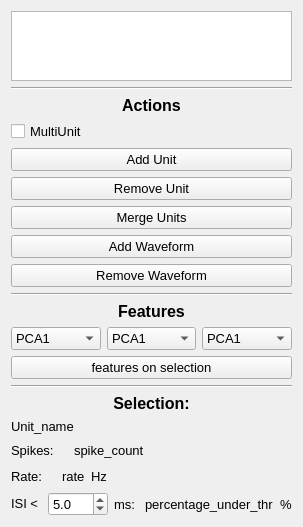
<?xml version="1.0" encoding="UTF-8"?>
<ui version="4.0">
 <class>Form</class>
 <widget class="QWidget" name="Form">
  <property name="geometry">
   <rect>
    <x>0</x>
    <y>0</y>
    <width>223</width>
    <height>396</height>
   </rect>
  </property>
  <property name="font">
   <font>
    <pointsize>10</pointsize>
   </font>
  </property>
  <property name="windowTitle">
   <string>Form</string>
  </property>
  <layout class="QVBoxLayout" name="verticalLayout">
   <item>
    <widget class="QTableView" name="tableView"/>
   </item>
   <item>
    <widget class="Line" name="line_2">
     <property name="orientation">
      <enum>Qt::Horizontal</enum>
     </property>
    </widget>
   </item>
   <item>
    <widget class="QLabel" name="label">
     <property name="font">
      <font>
       <pointsize>12</pointsize>
       <weight>75</weight>
       <bold>true</bold>
      </font>
     </property>
     <property name="text">
      <string>Actions</string>
     </property>
     <property name="alignment">
      <set>Qt::AlignCenter</set>
     </property>
    </widget>
   </item>
   <item>
    <widget class="QCheckBox" name="checkBox">
     <property name="text">
      <string>MultiUnit</string>
     </property>
    </widget>
   </item>
   <item>
    <widget class="QPushButton" name="pushButton">
     <property name="text">
      <string>Add Unit</string>
     </property>
    </widget>
   </item>
   <item>
    <widget class="QPushButton" name="pushButton_2">
     <property name="text">
      <string>Remove Unit</string>
     </property>
    </widget>
   </item>
   <item>
    <widget class="QPushButton" name="pushButton_3">
     <property name="text">
      <string>Merge Units</string>
     </property>
    </widget>
   </item>
   <item>
    <widget class="QPushButton" name="pushButton_4">
     <property name="text">
      <string>Add Waveform</string>
     </property>
     <property name="checkable">
      <bool>true</bool>
     </property>
    </widget>
   </item>
   <item>
    <widget class="QPushButton" name="pushButton_5">
     <property name="text">
      <string>Remove Waveform</string>
     </property>
     <property name="checkable">
      <bool>true</bool>
     </property>
    </widget>
   </item>
   <item>
    <widget class="Line" name="line">
     <property name="orientation">
      <enum>Qt::Horizontal</enum>
     </property>
    </widget>
   </item>
   <item>
    <widget class="QLabel" name="label_2">
     <property name="font">
      <font>
       <pointsize>12</pointsize>
       <weight>75</weight>
       <bold>true</bold>
      </font>
     </property>
     <property name="text">
      <string>Features</string>
     </property>
     <property name="alignment">
      <set>Qt::AlignCenter</set>
     </property>
    </widget>
   </item>
   <item>
    <layout class="QHBoxLayout" name="horizontalLayout_4">
     <item>
      <widget class="QComboBox" name="comboBox">
       <item>
        <property name="text">
         <string>PCA1</string>
        </property>
       </item>
       <item>
        <property name="text">
         <string>PCA2</string>
        </property>
       </item>
       <item>
        <property name="text">
         <string>PCA3</string>
        </property>
       </item>
       <item>
        <property name="text">
         <string>time</string>
        </property>
       </item>
       <item>
        <property name="text">
         <string>amplitude</string>
        </property>
       </item>
       <item>
        <property name="text">
         <string>slice</string>
        </property>
       </item>
      </widget>
     </item>
     <item>
      <widget class="QComboBox" name="comboBox_2">
       <property name="currentText">
        <string>PCA3</string>
       </property>
       <item>
        <property name="text">
         <string>PCA1</string>
        </property>
       </item>
       <item>
        <property name="text">
         <string>PCA2</string>
        </property>
       </item>
       <item>
        <property name="text">
         <string>PCA3</string>
        </property>
       </item>
       <item>
        <property name="text">
         <string>time</string>
        </property>
       </item>
       <item>
        <property name="text">
         <string>amplitude</string>
        </property>
       </item>
       <item>
        <property name="text">
         <string>slice</string>
        </property>
       </item>
      </widget>
     </item>
     <item>
      <widget class="QComboBox" name="comboBox_4">
       <property name="currentText">
        <string>PCA2</string>
       </property>
       <item>
        <property name="text">
         <string>PCA1</string>
        </property>
       </item>
       <item>
        <property name="text">
         <string>PCA2</string>
        </property>
       </item>
       <item>
        <property name="text">
         <string>PCA3</string>
        </property>
       </item>
       <item>
        <property name="text">
         <string>time</string>
        </property>
       </item>
       <item>
        <property name="text">
         <string>amplitude</string>
        </property>
       </item>
       <item>
        <property name="text">
         <string>slice</string>
        </property>
       </item>
      </widget>
     </item>
    </layout>
   </item>
   <item>
    <widget class="QPushButton" name="pushButton_6">
     <property name="text">
      <string>features on selection</string>
     </property>
     <property name="checkable">
      <bool>true</bool>
     </property>
    </widget>
   </item>
   <item>
    <widget class="Line" name="line_4">
     <property name="orientation">
      <enum>Qt::Horizontal</enum>
     </property>
    </widget>
   </item>
   <item>
    <widget class="QLabel" name="label_3">
     <property name="font">
      <font>
       <pointsize>12</pointsize>
       <weight>75</weight>
       <italic>false</italic>
       <bold>true</bold>
       <strikeout>false</strikeout>
       <kerning>true</kerning>
      </font>
     </property>
     <property name="text">
      <string>Selection:</string>
     </property>
     <property name="alignment">
      <set>Qt::AlignCenter</set>
     </property>
    </widget>
   </item>
   <item>
    <widget class="QLabel" name="label_4">
     <property name="text">
      <string>Unit_name</string>
     </property>
    </widget>
   </item>
   <item>
    <layout class="QHBoxLayout" name="horizontalLayout">
     <item>
      <widget class="QLabel" name="label_5">
       <property name="text">
        <string>Spikes: </string>
       </property>
      </widget>
     </item>
     <item>
      <spacer name="horizontalSpacer">
       <property name="orientation">
        <enum>Qt::Horizontal</enum>
       </property>
       <property name="sizeType">
        <enum>QSizePolicy::Maximum</enum>
       </property>
       <property name="sizeHint" stdset="0">
        <size>
         <width>10</width>
         <height>20</height>
        </size>
       </property>
      </spacer>
     </item>
     <item>
      <widget class="QLabel" name="label_6">
       <property name="text">
        <string>spike_count</string>
       </property>
      </widget>
     </item>
     <item>
      <spacer name="horizontalSpacer_4">
       <property name="orientation">
        <enum>Qt::Horizontal</enum>
       </property>
       <property name="sizeHint" stdset="0">
        <size>
         <width>40</width>
         <height>20</height>
        </size>
       </property>
      </spacer>
     </item>
    </layout>
   </item>
   <item>
    <layout class="QHBoxLayout" name="horizontalLayout_2">
     <item>
      <widget class="QLabel" name="label_7">
       <property name="text">
        <string>Rate: </string>
       </property>
      </widget>
     </item>
     <item>
      <spacer name="horizontalSpacer_2">
       <property name="orientation">
        <enum>Qt::Horizontal</enum>
       </property>
       <property name="sizeType">
        <enum>QSizePolicy::Maximum</enum>
       </property>
       <property name="sizeHint" stdset="0">
        <size>
         <width>10</width>
         <height>20</height>
        </size>
       </property>
      </spacer>
     </item>
     <item>
      <widget class="QLabel" name="label_8">
       <property name="text">
        <string>rate</string>
       </property>
      </widget>
     </item>
     <item>
      <widget class="QLabel" name="label_9">
       <property name="text">
        <string>Hz</string>
       </property>
      </widget>
     </item>
     <item>
      <spacer name="horizontalSpacer_5">
       <property name="orientation">
        <enum>Qt::Horizontal</enum>
       </property>
       <property name="sizeHint" stdset="0">
        <size>
         <width>40</width>
         <height>20</height>
        </size>
       </property>
      </spacer>
     </item>
    </layout>
   </item>
   <item>
    <layout class="QHBoxLayout" name="horizontalLayout_3">
     <item>
      <widget class="QLabel" name="label_10">
       <property name="text">
        <string>ISI &lt; </string>
       </property>
      </widget>
     </item>
     <item>
      <widget class="QDoubleSpinBox" name="doubleSpinBox">
       <property name="decimals">
        <number>1</number>
       </property>
       <property name="value">
        <double>5.000000000000000</double>
       </property>
      </widget>
     </item>
     <item>
      <widget class="QLabel" name="label_11">
       <property name="text">
        <string>ms: </string>
       </property>
      </widget>
     </item>
     <item>
      <spacer name="horizontalSpacer_3">
       <property name="orientation">
        <enum>Qt::Horizontal</enum>
       </property>
       <property name="sizeType">
        <enum>QSizePolicy::Maximum</enum>
       </property>
       <property name="sizeHint" stdset="0">
        <size>
         <width>10</width>
         <height>20</height>
        </size>
       </property>
      </spacer>
     </item>
     <item>
      <widget class="QLabel" name="label_13">
       <property name="text">
        <string>percentage_under_thr</string>
       </property>
      </widget>
     </item>
     <item>
      <widget class="QLabel" name="label_12">
       <property name="text">
        <string>%</string>
       </property>
      </widget>
     </item>
     <item>
      <spacer name="horizontalSpacer_6">
       <property name="orientation">
        <enum>Qt::Horizontal</enum>
       </property>
       <property name="sizeHint" stdset="0">
        <size>
         <width>40</width>
         <height>20</height>
        </size>
       </property>
      </spacer>
     </item>
    </layout>
   </item>
  </layout>
 </widget>
 <resources/>
 <connections/>
</ui>
